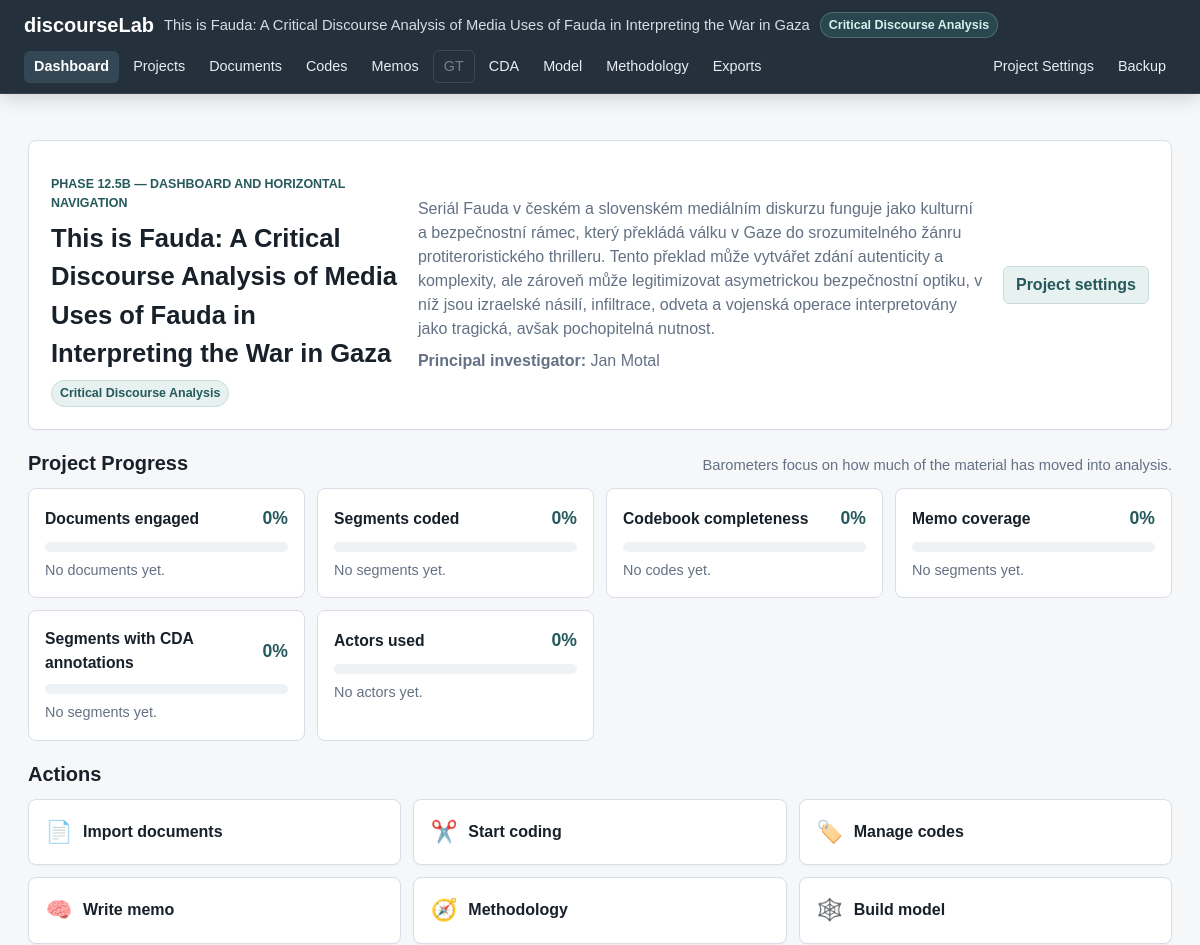
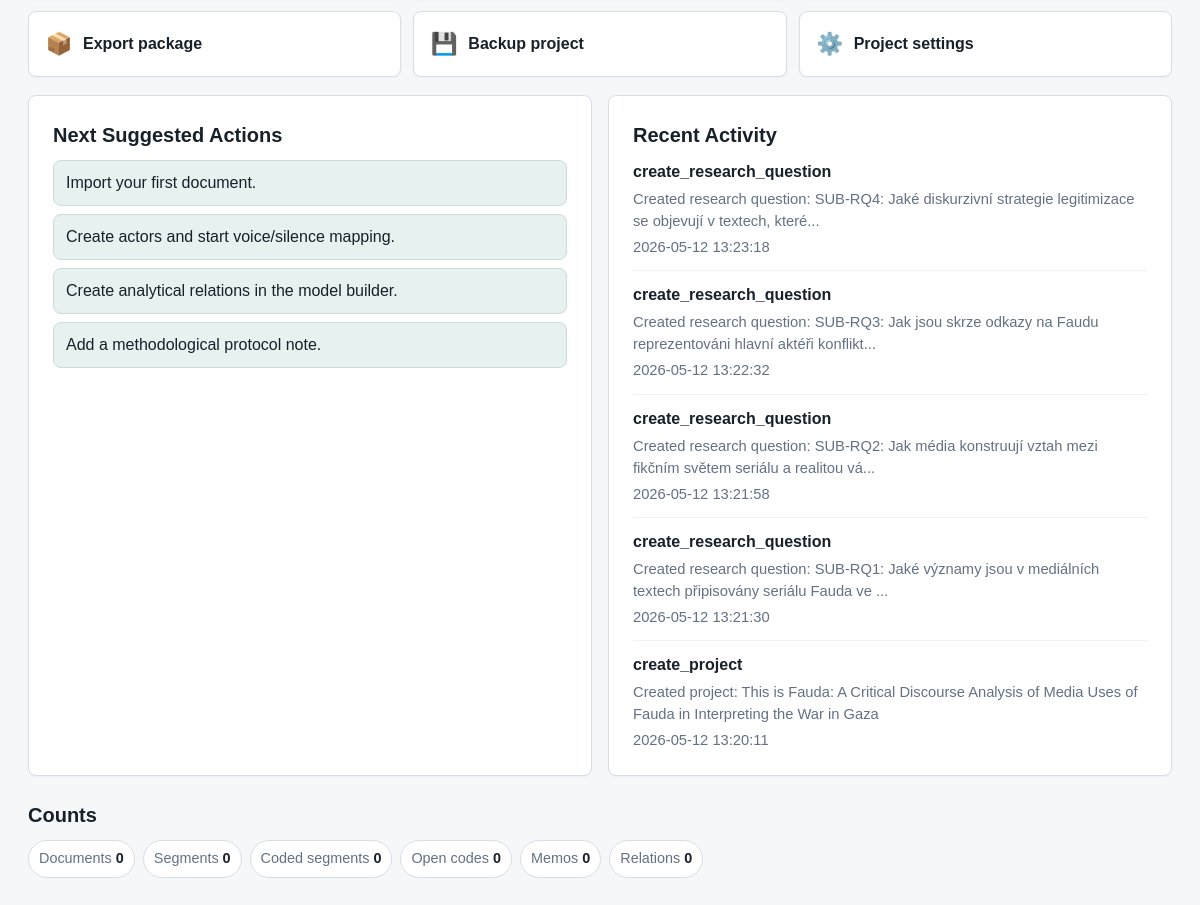
The page / on the database its author committed (2 pictures, top to bottom).
### tables this page shows
CREATE TABLE projects (
    id INTEGER PRIMARY KEY AUTOINCREMENT,
    name TEXT NOT NULL,
    description TEXT,
    created_at TEXT NOT NULL DEFAULT CURRENT_TIMESTAMP,
    updated_at TEXT NOT NULL DEFAULT CURRENT_TIMESTAMP
, methodology_mode TEXT NOT NULL DEFAULT 'mixed', status TEXT NOT NULL DEFAULT 'active', last_opened_at TEXT, research_goal TEXT, principal_investigator TEXT);

CREATE TABLE audit_log (
    id INTEGER PRIMARY KEY AUTOINCREMENT,
    project_id INTEGER,
    entity_type TEXT NOT NULL,
    entity_id INTEGER,
    action TEXT NOT NULL,
    details TEXT,
    created_at TEXT NOT NULL DEFAULT CURRENT_TIMESTAMP,
    FOREIGN KEY (project_id) REFERENCES projects (id) ON DELETE SET NULL
);

### app.py (the view)
    @app.route("/")
    def dashboard():
        active_project = get_active_project()
        counts = get_dashboard_counts(active_project["id"])
        audit_entries = get_latest_audit_entries(active_project["id"])
        methodology_counts = get_methodology_note_counts(active_project["id"])
        progress_barometers = get_dashboard_progress_barometers(active_project, counts)
        first_document_id = get_first_document_id(active_project["id"])
        return render_template(
            "dashboard.html",
            title="Dashboard",
            active_page="dashboard",
            active_project=active_project,
            counts=counts,
            audit_entries=audit_entries,
            methodology_counts=methodology_counts,
            progress_barometers=progress_barometers,
            suggested_actions=get_dashboard_suggestions(
                active_project, counts, methodology_counts, progress_barometers
            ),
            first_document_id=first_document_id,
            current_phase=CURRENT_PHASE_LABEL,
            memo_type_labels=MEMO_TYPES,
            memo_status_labels=MEMO_STATUSES,
        )

### app.py (called while the page is built)
def get_db() -> sqlite3.Connection:
    if "db" not in g:
        g.db = sqlite3.connect(DATABASE)
        g.db.row_factory = sqlite3.Row
        g.db.execute("PRAGMA foreign_keys = ON")
    return g.db

def query_one(sql: str, params: tuple = ()) -> sqlite3.Row | None:
    return get_db().execute(sql, params).fetchone()

def query_all(sql: str, params: tuple = ()) -> list[sqlite3.Row]:
    return get_db().execute(sql, params).fetchall()

def get_project(project_id: int) -> sqlite3.Row | None:
    return query_one(
        """
        SELECT id, name, description, methodology_mode, status, last_opened_at,
               research_goal, principal_investigator, created_at, updated_at
        FROM projects
        WHERE id = ? AND status != 'deleted'
        """,
        (project_id,),
    )

def project_supports_gt(project: sqlite3.Row | dict) -> bool:
    return project["methodology_mode"] in {"gt", "mixed"}

def project_supports_cda(project: sqlite3.Row | dict) -> bool:
    return project["methodology_mode"] in {"cda", "mixed"}

def percent(numerator: int, denominator: int) -> int:
    if denominator <= 0:
        return 0
    return round((numerator / denominator) * 100)

def dashboard_barometer(
    label: str,
    numerator: int,
    denominator: int,
    zero_text: str,
) -> dict[str, int | str]:
    return {
        "label": label,
        "numerator": numerator,
        "denominator": denominator,
        "percent": percent(numerator, denominator),
        "summary": zero_text if denominator == 0 else f"{numerator} of {denominator}",
    }

def get_first_document_id(project_id: int) -> int | None:
    row = query_one(
        """
        SELECT id
        FROM documents
        WHERE project_id = ?
        ORDER BY datetime(created_at), id
        LIMIT 1
        """,
        (project_id,),
    )
    return row["id"] if row else None

def count_documents_with_segments(project_id: int) -> int:
    return query_one(
        """
        SELECT COUNT(DISTINCT documents.id) AS count
        FROM documents
        JOIN segments ON segments.document_id = documents.id
        WHERE documents.project_id = ?
        """,
        (project_id,),
    )["count"]

def count_codes_with_definitions(project_id: int) -> int:
    return query_one(
        """
        SELECT COUNT(*) AS count
        FROM codes
        WHERE project_id = ?
          AND definition IS NOT NULL
          AND TRIM(definition) != ''
        """,
        (project_id,),
    )["count"]

### templates/dashboard.html (shortened to what this page needs)
{% extends "base.html" %}
{% block content %}
<section class="dashboard-hero">
    <article class="project-card">
        <div>
            <p class="eyebrow">{{ current_phase }}</p>
            <h1>{{ active_project.name }}</h1>
            <span class="methodology-badge">{{ methodology_mode_labels[active_project.methodology_mode] }}</span>
        </div>
        <div class="project-card-summary">
            <p>{{ active_project.research_goal or active_project.description or "No research goal yet." }}</p>
            <p><strong>Principal investigator:</strong> {{ active_project.principal_investigator or "Not specified" }}</p>
        </div>
        <a class="button-secondary" href="{{ url_for('edit_project', project_id=active_project.id) }}">Project settings</a>
    </article>
</section>
<section class="dashboard-section">
    <div class="section-heading">
        <h2>Project Progress</h2>
        <p>Barometers focus on how much of the material has moved into analysis.</p>
    </div>
    <div class="progress-grid">
        {% for item in progress_barometers %}
            <article class="progress-card">
                <div class="progress-card-header">
                    <h3>{{ item.label }}</h3>
                    <span>{{ item.percent }}%</span>
                </div>
                <div class="progress-bar" aria-label="{{ item.label }}: {{ item.percent }}%">
                </div>
                <p>{{ item.summary }}</p>
            </article>
        {% endfor %}
    </div>
</section>
<section class="dashboard-section">
    <div class="section-heading">
        <h2>Actions</h2>
    </div>
    <div class="action-grid">
        <a class="dashboard-action" href="{{ url_for('documents') }}"><span>📄</span>Import documents</a>
        <a class="dashboard-action" href="{{ url_for('document_view', document_id=first_document_id) if first_document_id else url_for('documents') }}"><span>✂️</span>Start coding</a>
        <a class="dashboard-action" href="{{ url_for('codes') }}"><span>🏷️</span>Manage codes</a>
        <a class="dashboard-action" href="{{ url_for('memos') }}"><span>🧠</span>Write memo</a>
        <a class="dashboard-action" href="{{ url_for('methodology') }}"><span>🧭</span>Methodology</a>
        <a class="dashboard-action" href="{{ url_for('model_builder') }}"><span>🕸️</span>Build model</a>
        <a class="dashboard-action" href="{{ url_for('exports') }}"><span>📦</span>Export package</a>
        <a class="dashboard-action" href="{{ url_for('export_project_backup') }}"><span>💾</span>Backup project</a>
        <a class="dashboard-action" href="{{ url_for('edit_project', project_id=active_project.id) }}"><span>⚙️</span>Project settings</a>
    </div>
</section>
<section class="dashboard-grid dashboard-grid-compact">
    <article class="info-panel">
        <h2>Next Suggested Actions</h2>
        {% if suggested_actions %}
            <ul class="suggestion-list">
                {% for suggestion in suggested_actions %}
                    <li>{{ suggestion }}</li>
                {% endfor %}
            </ul>
        {% else %}
            <p>The main setup signals are complete. Continue coding, memoing, and modeling your analysis.</p>
        {% endif %}
    </article>
    <article class="info-panel">
        <h2>Recent Activity</h2>
        {% if audit_entries %}
            <ul class="audit-list">
                {% for entry in audit_entries %}
                    <li>
                        <span class="audit-action">{{ entry.action }}</span>
                        <span class="audit-details">{{ entry.details }}</span>
                        <span class="audit-time">{{ entry.created_at }}</span>
                    </li>
                {% endfor %}
            </ul>
        {% else %}
            <p>No audit log entries yet.</p>
        {% endif %}
    </article>
</section>
<section class="dashboard-section raw-counts">
    <div class="section-heading">
        <h2>Counts</h2>
    </div>
    <div class="compact-count-grid">
        <span>Documents <strong>{{ counts.documents }}</strong></span>
        <span>Segments <strong>{{ counts.segments }}</strong></span>
        <span>Coded segments <strong>{{ counts.coded_segments }}</strong></span>
        <span>Open codes <strong>{{ counts.open_codes }}</strong></span>
        <span>Memos <strong>{{ counts.memos }}</strong></span>
        <span>Relations <strong>{{ counts.relations }}</strong></span>
    </div>
</section>
{% endblock %}

### templates/base.html (shortened to what this page needs)
<!doctype html>
<html lang="en">
<head>
    <link rel="stylesheet" href="{{ url_for('static', filename='style.css') }}">
</head>
<body>
    <div class="app-shell">
        <header class="topbar" aria-label="Application navigation">
            <div class="topbar-brand">
                <a class="app-name" href="{{ url_for('dashboard') }}">discourseLab</a>
                <span class="app-project">{{ active_project.name if active_project else "No active project" }}</span>
                {% if active_project %}
                    <span class="methodology-badge">{{ methodology_mode_labels[active_project.methodology_mode] }}</span>
                {% endif %}
            </div>
            <nav class="top-nav" aria-label="Main navigation">
                <a href="{{ url_for('dashboard') }}" class="{{ 'active' if active_page == 'dashboard' else '' }}">Dashboard</a>
                <a href="{{ url_for('projects') }}" class="{{ 'active' if active_page == 'projects' else '' }}">Projects</a>
                <a href="{{ url_for('documents') }}" class="{{ 'active' if active_page == 'documents' else '' }}">Documents</a>
                <a href="{{ url_for('codes') }}" class="{{ 'active' if active_page == 'codes' else '' }}">Codes</a>
                <a href="{{ url_for('memos') }}" class="{{ 'active' if active_page == 'memos' else '' }}">Memos</a>
                {% if supports_gt %}
                    <a href="{{ url_for('gt_workspace') }}" class="{{ 'active' if active_page == 'gt' else '' }}">GT</a>
                {% else %}
                    <span class="nav-disabled">GT</span>
                {% endif %}
                {% if supports_cda %}
                    <a href="{{ url_for('cda_workspace') }}" class="{{ 'active' if active_page == 'cda' else '' }}">CDA</a>
                {% else %}
                    <span class="nav-disabled">CDA</span>
                {% endif %}
                <a href="{{ url_for('model_builder') }}" class="{{ 'active' if active_page == 'model' else '' }}">Model</a>
                <a href="{{ url_for('methodology') }}" class="{{ 'active' if active_page == 'methodology' else '' }}">Methodology</a>
                <a href="{{ url_for('exports') }}" class="{{ 'active' if active_page == 'exports' else '' }}">Exports</a>
            </nav>
            {% if active_project %}
                <nav class="top-nav top-nav-actions" aria-label="Project actions">
                    <a href="{{ url_for('edit_project', project_id=active_project.id) }}">Project Settings</a>
                    <a href="{{ url_for('export_project_backup') }}">Backup</a>
                </nav>
            {% endif %}
        </header>
        <main class="content">
            {% block content %}{% endblock %}
        </main>
    </div>
</body>
</html>

### rows shown on the page
projects: name "This is Fauda: A Critical Discourse Analysis of Media Uses of Fauda in Interpreting the War in Gaza", methodology_mode "Critical Discourse Analysis", research_goal+description "Seriál Fauda v českém a slovenském mediálním diskurzu funguje jako kulturní a bezpečnostní rámec, který překládá válku v Gaze do srozumitelného žánru protiteroristického thrilleru. Tento překlad může vytvářet zdání autenticity a komplexity, ale zároveň může legitimizovat asymetrickou bezpečnostní optiku, v níž jsou izraelské násilí, infiltrace, odveta a vojenská operace interpretovány jako tragická, avšak pochopitelná nutnost.", principal_investigator "Jan Motal"
audit_log: action "create_research_question", details "Created research question: SUB-RQ4: Jaké diskurzivní strategie legitimizace se objevují v textech, které...", created_at "2026-05-12 13:23:18"
audit_log: action "create_research_question", details "Created research question: SUB-RQ3: Jak jsou skrze odkazy na Faudu reprezentováni hlavní aktéři konflikt...", created_at "2026-05-12 13:22:32"
audit_log: action "create_research_question", details "Created research question: SUB-RQ2: Jak média konstruují vztah mezi fikčním světem seriálu a realitou vá...", created_at "2026-05-12 13:21:58"
audit_log: action "create_research_question", details "Created research question: SUB-RQ1: Jaké významy jsou v mediálních textech připisovány seriálu Fauda ve ...", created_at "2026-05-12 13:21:30"
audit_log: action "create_project", details "Created project: This is Fauda: A Critical Discourse Analysis of Media Uses of Fauda in Interpreting the War in Gaza", created_at "2026-05-12 13:20:11"

### other values the page prints
{{ current_phase }} "PHASE 12.5B — DASHBOARD AND HORIZONTAL NAVIGATION"
{{ item.label }} "Documents engaged" "Segments coded" "Codebook completeness" "Memo coverage" "Segments with CDA annotations" "Actors used"
{{ item.percent }} "0" "0" "0" "0" "0" "0"
{{ item.summary }} "No documents yet." "No segments yet." "No codes yet." "No segments yet." "No segments yet." "No actors yet."
{{ suggestion }} "Import your first document." "Create actors and start voice/silence mapping." "Create analytical relations in the model builder." "Add a methodological protocol note."
{{ counts.documents }} "0"
{{ counts.segments }} "0"
{{ counts.coded_segments }} "0"
{{ counts.open_codes }} "0"
{{ counts.memos }} "0"
{{ counts.relations }} "0"
